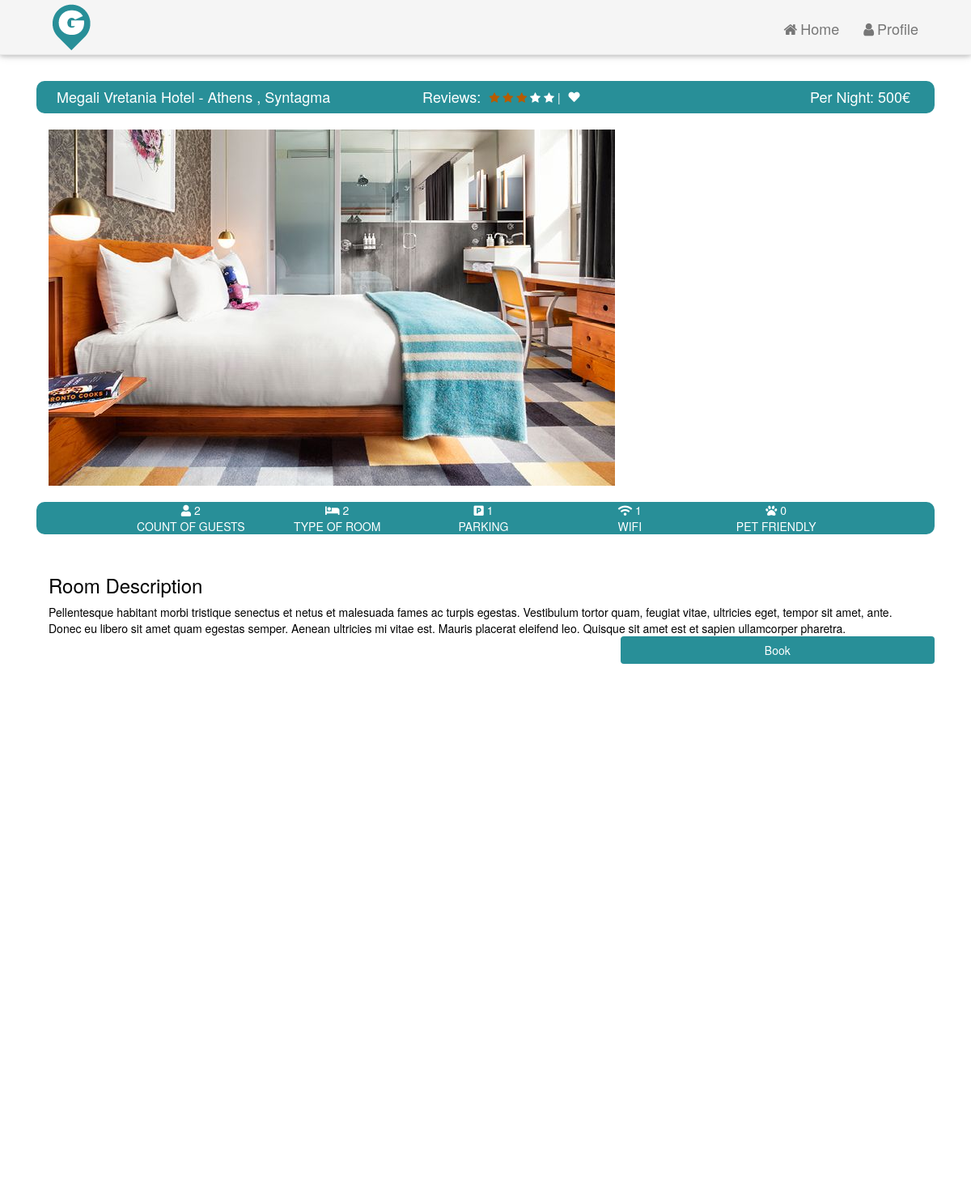
The app's page /hotel.php with its own data.
### tables this page shows
CREATE TABLE `room` (
  `room_id` int(11) NOT NULL,
  `name` varchar(250) NOT NULL,
  `city` varchar(250) NOT NULL,
  `area` varchar(250) NOT NULL,
  `photo` varchar(250) NOT NULL,
  `room_type` int(11) NOT NULL,
  `count_of_guests` int(11) NOT NULL,
  `price` int(11) NOT NULL,
  `location` varchar(250) NOT NULL,
  `lat_location` varchar(500) NOT NULL,
  `lng_location` varchar(500) NOT NULL,
  `short_description` varchar(250) NOT NULL,
  `long_description` text NOT NULL,
  `parking` int(11) NOT NULL,
  `wifi` int(11) NOT NULL,
  `pet_friendly` int(11) NOT NULL
);

### hotel.php (the view, shortened to what this page needs)
<?php include 'sql_connection.php';
?>
<!DOCTYPE html>
<html>
    <head>
        <link rel="stylesheet" href="https://maxcdn.bootstrapcdn.com/bootstrap/3.3.7/css/bootstrap.min.css">
        <link rel="stylesheet" href="https://cdnjs.cloudflare.com/ajax/libs/jqueryui/1.12.1/jquery-ui.css">
        <link rel="stylesheet" href="https://use.fontawesome.com/releases/v5.0.11/css/all.css">
        <link rel="stylesheet" href="https://cdnjs.cloudflare.com/ajax/libs/font-awesome/4.7.0/css/font-awesome.min.css">
        <link rel="stylesheet" href="css/style.css">
    </head>
    <body>
        <nav class="navbar navbar-default navbar-fixed-top">
            <div class="container">
                <div class="navbar-header">
                    <a href="index.html"><img src="img/logo.png"></a>
                </div>
                <div id="navbar" class="navbar-collapse collapse">
                    <ul id="top-menu" class="nav navbar-nav navbar-right main_nav">
                        <li><a href="index.php"><i class="fa fa-home"></i>Home</a></li>
                        <li><a href="profile.php"><i class="fa fa-user"></i>Profile</a></li>
                    </ul>
                </div>
            </div>
        </nav>
		<?php
		$sql = "SELECT name, area, city, photo, count_of_guests, room_type, price, parking, wifi, pet_friendly, long_description, lat_location FROM `room` WHERE name='Megali Vretania Hotel' ";
		$result = mysqli_query($conn, $sql);
		 if (mysqli_num_rows($result) > 0) {
          while($row = mysqli_fetch_assoc($result)) { ?>
        <div class="container" id="sdbar">
            <div class="row">
                <div class="col-12 col-md-12 col-xl-12 bd-content" role="main">
                    <div class="row">
                        <div id="hotelheader" class="col-12 col-md-12 col-xl-12">
                            <div class="col-12 col-md-5">
                                <h4><?php echo " " . $row["name"]. " - " . $row["city"]. " , " . $row["area"]; ?></h4>
                            </div>
                            <div class="col-12 col-md-4 ratingrev">
                                <h4>Reviews:</h4>
                                <div class="ratingheader">
                                    <span class="fa fa-star checked"></span>
                                    <span class="fa fa-star checked"></span>
                                    <span class="fa fa-star checked"></span>
                                    <span class="fa fa-star"></span>
                                    <span class="fa fa-star"></span>
                                    <span> | </span>
                                </div>
                                <div>
                                    <span><i class="fas fa-heart"></i></span>
                                </div>
                            </div>
                            <div class="col-12 col-md-3 cost">
                                <h4>Per Night:<?php echo " " . $row["price"]. "€"; ?></h4>
                            </div>
                        </div>
                    </div>
                    <div class="row">
                        <div class="col-md-12 imageroom">
                            <img src="img/room-2.jpg">
                        </div>
                    </div>
                    <div class="row">
                        <div id="hoteldetails" class="row col-12 col-md-12 col-xl-12">
							<div class="col-md-2 col-md-offset-1">
							<p><i class="fas fa-user"></i>
							<span><?php echo " " . $row["count_of_guests"]."<br>"; ?></span></p>
                                <p>COUNT OF GUESTS</p>
                            </div>
                            <div class="col-md-2">
							<p><i class="fas fa-bed"></i>
							<span><?php echo " " . $row["room_type"]."<br>"; ?></span></p>
                                <p>TYPE OF ROOM</p>
                            </div>
                            <div class="col-md-2">
							<p><i class="fas fa-parking"></i>
							<span><?php echo " " . $row["parking"]."<br>"; ?></span></p>
                                <p>PARKING</p>
                            </div>
                            <div class="col-md-2">
							<p><i class="fas fa-wifi"></i>
							<span><?php echo " " . $row["wifi"]."<br>"; ?></span></p>
                                <p>WIFI</p>
                            </div>
                            <div class="col-md-2">
							<p><i class="fas fa-paw"></i>
							<span><?php echo " " . $row["pet_friendly"]."<br>"; ?></span></p>
                                <p>PET FRIENDLY</p>
                            </div>
						</div>
                    </div>
                    <div class="row">
                        <div class="col-md-8" id="details">
						    <h3>Room Description</h3>
                            <p><?php echo " " . $row["long_description"]."<br>"; ?></p>
							 <button type="submit" class="btn room-btn">Book</button>
                        </div>
					</div>
					<div class="row maprow">
					  <div id="map"></div>
					</div>
				</div>
            </div>
        </div>
	<?php
		}
        } else {
        echo "0 results";
        }
        ?>
    </body>
</html>

### css/style.css (style rules this page uses)
html, body { margin: 0; padding: 0; }
#top-menu { font-size: 18px; margin-right: 20px; padding-top: 10px; }
.navbar-default { background-color: #f5f5f5; box-shadow: 0 2px 5px 0 rgba(0,0,0,0.16), 0 2px 10px 0 rgba(0,0,0,0.12); }
#top-menu li i { padding-right: 4px; }
navbar-header, img { padding-left: 35px; padding-top: 5px; padding-bottom: 5px; }
.form, .row { margin-right: 0px; margin-left: 0px; }
#search-bar, button { width: 100%; }
.btn { border-radius: 0px; background-color: white; }
#sdbar { padding-top: 100px; }
#sdbar, p { color: #000; margin-bottom: 0px; }
.checked { color: #B75B00; }
#details { width: 100%; padding-top: 50px; }
#details, h3 { color: black; margin-top: 0px; }
.room-btn { width: 35%; background-color: #288F98; border-radius: 4px; position: absolute; right: 0; bottom: -10; color: white; }
#hotelheader { color: white; height: 40px; padding-left: 10px; background-color: #288F98; border-radius: 10px; }
.ratingrev { display: flex; }
.ratingheader { padding-left: 10px; padding-top: 10px; }
.fa-heart { padding-left: 10px; padding-top: 13px; }
.cost { text-align: right; }
.imageroom { padding-top: 15px; padding-bottom: 15px; }
.imageroom img { padding-left: 0px; }
#hoteldetails { height: 40px; padding-left: 10px; background-color: #288F98; border-radius: 10px; text-align: center; }
#hoteldetails p { color: white; }
#hoteldetails i { color: white; }
#map { height: 400px; width: 100%; }
.maprow { padding-top: 150px; padding-bottom: 150px; }

### records on screen
room: name "Megali Vretania Hotel", city "Athens", area "Syntagma", price "500", count_of_guests "2", room_type "2", parking "1", wifi "1", pet_friendly "0", long_description "Pellentesque habitant morbi tristique senectus et netus et malesuada fames ac turpis egestas. Vestibulum tortor quam, feugiat vitae, ultricies eget, tempor sit amet, ante. Donec eu libero sit amet quam egestas semper. Aenean ultricies mi vitae est. Mauris placerat eleifend leo. Quisque sit amet est et sapien ullamcorper pharetra."
